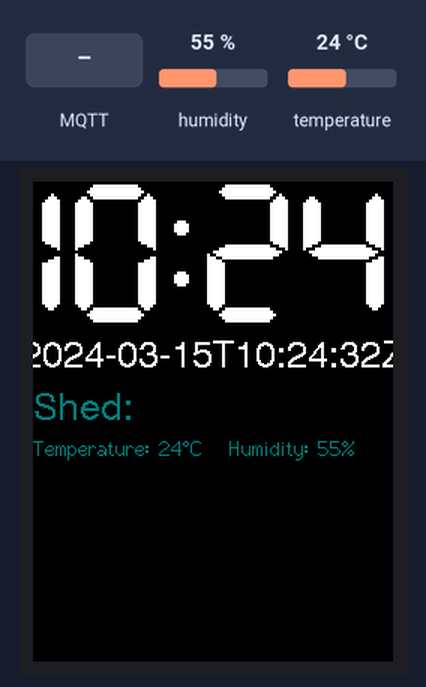
A program run on a simulated ESP32. Shown: 240×320 colour display. The test bench sets the inputs (shaded band); at power-on: humidity 55 %, temperature 24 °C. WiFi joins after 1.5 s; servers stay silent unless stated; network time is answered at once with the bench clock; the local clock reads 2024-03-15 10:24:30 at power-on unless the program sets it; no MQTT or app messages arrive unless stated; what the program prints to the serial monitor is not drawn.

Above: at 3.4 s.
3.5 s: MQTT message "OutdoorSensor" arrives on the first subscribed topic
At 5.3 s:
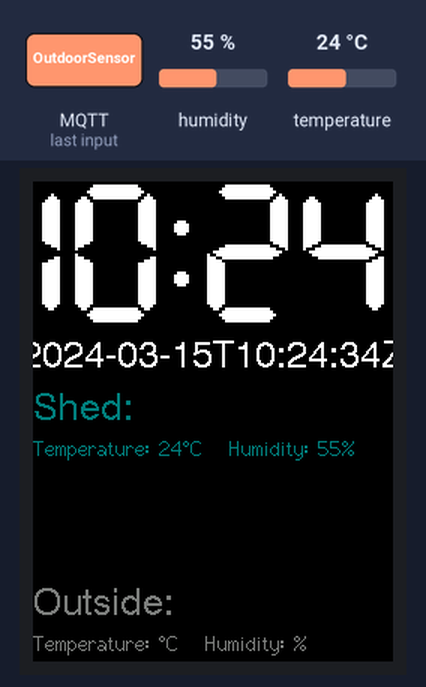
9.6 s: MQTT message "InsideSensor" arrives on the first subscribed topic
At 10.5 s:
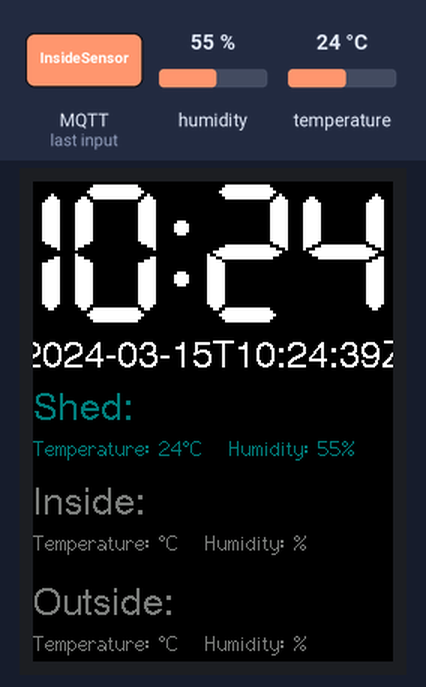
15.4 s: humidity set to 22 %
At 17.9 s:
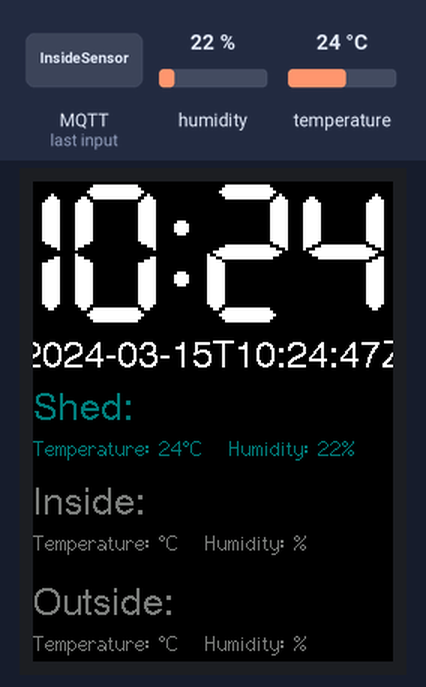
19.6 s: temperature set to 12 °C
At 21.8 s:
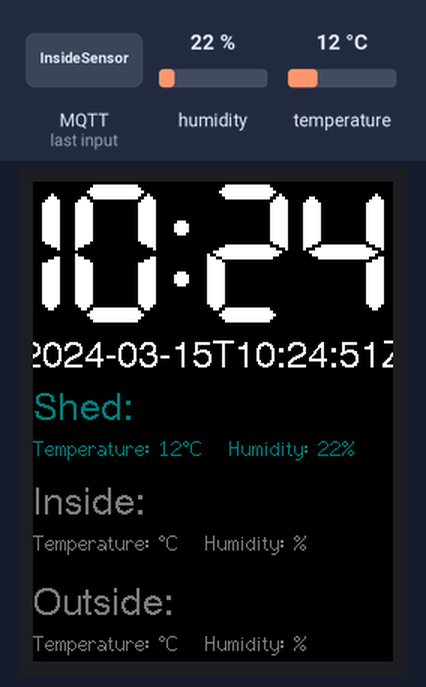
23.8 s: humidity set to 40 %
At 26.3 s:
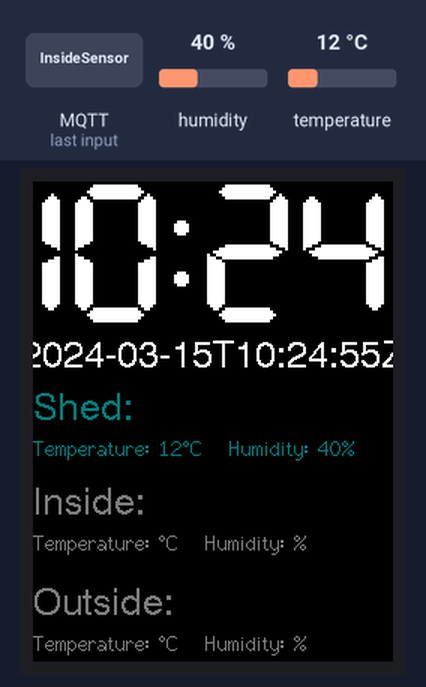
28.0 s: temperature set to 19 °C
At 30.5 s:
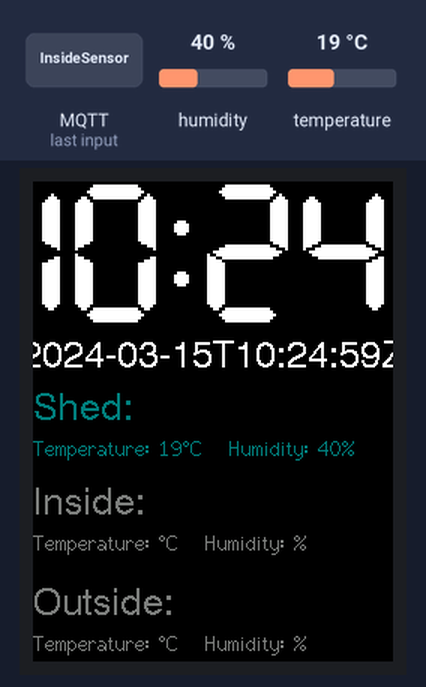
Timing chart, 0 to 32.0 s (numbered marks = the images above; inputs shaded):
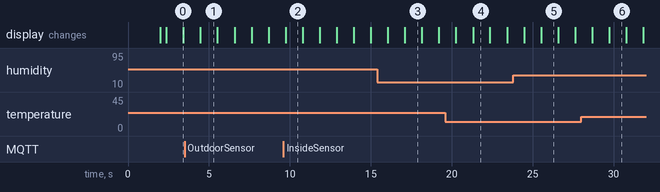

The program:

main.cpp
```cpp
#include <TFT_eSPI.h>
#include <SPI.h>
#include <WiFi.h>
#include <NTPClient.h>
#include <WiFiUdp.h>
#include <PubSubClient.h>
#include <Adafruit_Sensor.h>
#include <DHT.h>
#include <DHT_U.h>

// DHT Sensor Setup
#define DHTPIN 25
#define DHTTYPE DHT22
DHT dht(DHTPIN, DHTTYPE);

// NTP Variables
WiFiUDP ntpUDP;
// DST
//NTPClient timeClient(ntpUDP, "au.pool.ntp.org", 37800, 60000);
// Non-DST
NTPClient timeClient(ntpUDP, "au.pool.ntp.org", 34200, 60000);

// Screen and Fonts Variables
#include "Free_Fonts.h" // Include the header file attached to this sketch
TFT_eSPI tft = TFT_eSPI();

// Screen Refresh Boolean
bool screenRefresh = false;

// MQTT Variables
const char* mqtt_server = "xxx.xxx.xxx.xxx";
WiFiClient espClient;
PubSubClient client(espClient);
unsigned long lastMsg = 0;
#define MSG_BUFFER_SIZE	(50)
char msg[MSG_BUFFER_SIZE];

// MQTT Callback to update sensor information on screen.
void callback(char* topic, byte* payload, unsigned int length) {
  payload[length] = 0;
  String recvPayload = String(( char *) payload);
  // Serial.println(recvPayload);

  // Split recieved data into array of size 3
  String incomingData[3];
  int stringCount = 0;
  while (recvPayload.length() > 0){
    int index = recvPayload.indexOf(' ');
    if (index == -1) // No space found
    {
      incomingData[stringCount++] = recvPayload;
      break;
    }
    else
    {
      incomingData[stringCount++] = recvPayload.substring(0, index);
      recvPayload = recvPayload.substring(index+1);
    }
  }
  tft.setTextColor(TFT_DARKGREY, TFT_BLACK);
  // Display on Screen
  if (incomingData[0] == "OutdoorSensor"){
    tft.drawString("Outside:", 0, 270, 4);
    String tempHumid = "Temperature: " + incomingData[1] + "`C" + "   Humidity: " + incomingData[2] + "%";
    tft.drawString(tempHumid, 0, 300, 2);
    // Serial.println("Outside Data Recv.");
  }
  else if (incomingData[0] == "InsideSensor"){
    tft.drawString("Inside:", 0, 203, 4);
    String tempHumid = "Temperature: " + incomingData[1] + "`C" + "   Humidity: " + incomingData[2] + "%";
    tft.drawString(tempHumid, 0, 233, 2);
    // Serial.println("Inside Data Recv.");
  }
}

// MQTT Reconnect
void reconnect() {
  // Loop until we're reconnected
  while (!client.connected()) {
    Serial.print("Attempting MQTT connection...");
    // Create a random client ID
    String clientId = "ShedClock";
    // Attempt to connect
    if (client.connect(clientId.c_str())) {
      Serial.println("connected");
      client.subscribe("weatherData");
    } else {
      Serial.print("failed, rc=");
      Serial.print(client.state());
      Serial.println(" try again in 5 seconds");
      // Wait 5 seconds before retrying
      delay(5000);
    }
  }
}

// Network Setup
void initWiFi() {
  const char* ssid = "ssidGoesHere";
  const char* password = "WiFiPassWord";
  WiFi.config(INADDR_NONE, INADDR_NONE, INADDR_NONE, INADDR_NONE);
  String hostname = "ShedClock";
  WiFi.mode(WIFI_STA);
  WiFi.setHostname(hostname.c_str());
  WiFi.begin(ssid, password);
  Serial.print("Connecting to WiFi ..");
  while (WiFi.status() != WL_CONNECTED) {
    Serial.print('.');
    delay(1000);
  }
  Serial.println(WiFi.localIP());

  timeClient.begin();
}

// Function to get the text centred on the screen based on the length of the text in pixels.
int centerText(String textToCenter, int fontNumber){
  int textWidth = tft.textWidth(textToCenter, fontNumber);
  int textPosition = 120 - round(textWidth / 2);

  return textPosition;
}


// CODE START //
String timeString = "";
String currentMinutesStr = "";

void setup() {
  Serial.begin(115200);
  initWiFi();
  tft.begin();
  tft.setRotation(2);
  tft.fillScreen(TFT_BLACK);
  client.setServer(mqtt_server, 1883);
  client.setCallback(callback);
  dht.begin();
}

void loop() {
  // Check if MQTT Is connected
  if (!client.connected()) {
    reconnect();
  }
  client.loop();

  // Update time
  timeClient.update();

  // Get current hours and Minutes.
  int currentHours = timeClient.getHours();
  int currentMinutes = timeClient.getMinutes();

  int timePadding = -40;

  // Convert to 12 hour time
  if (currentHours > 12){
    currentHours = currentHours - 12;
  }

  // Add on 0 for less than 10 past the hour
  if (currentMinutes < 10){
    currentMinutesStr = "0";
    currentMinutesStr += currentMinutes;
  }
  else{
    currentMinutesStr = currentMinutes;
  }

  // Refresh the screen to fix the extra numbers when past 12 o'clock

  if (currentHours == 1 && screenRefresh == false){
    tft.fillScreen(TFT_BLACK);
    screenRefresh = true;
  }
  else if (currentHours == 2 && screenRefresh == true){
    screenRefresh = false;
  }


  // Build up time string.
  timeString = "";
  timeString += currentHours;
  timeString += ":";
  timeString += currentMinutesStr;

  // Double text size and display time on screen
  tft.setTextSize(2);
  // Get the padding correct to display time centred on the screen
  if (currentHours < 10){
    timePadding = centerText(timeString, 7);
  }
  else {
    timePadding = -40;
  }
  tft.setTextColor(TFT_WHITE, TFT_BLACK);
  tft.drawString(timeString, timePadding, 0, 7);

  // Restore text time and put date on screen.
  tft.setTextSize(1);
  String date = timeClient.getFormattedDate();
  tft.drawString(date, centerText(date, 4), 105, 4);

  // Display Temps and humidities.
  tft.setTextColor(TFT_DARKCYAN, TFT_BLACK);
  tft.drawString("Shed:", 0, 140, 4);
  String tempHumid = "Temperature: ";
  int shedTemp = round(dht.readTemperature());
  int shedHumid = round(dht.readHumidity());
  tempHumid += shedTemp;
  tempHumid += "\`C";
  tempHumid += "   Humidity: ";
  tempHumid += shedHumid;
  tempHumid += "%";
  tft.drawString(tempHumid, 0, 170, 2);

  delay(1000);
}
```

Free_Fonts.h
```cpp
// Attach this header file to your sketch to use the GFX Free Fonts. You can write
// sketches without it, but it makes referencing them easier.

// This calls up ALL the fonts but they only get loaded if you actually
// use them in your sketch.
//
// No changes are needed to this header file unless new fonts are added to the
// library "Fonts/GFXFF" folder.
//
// To save a lot of typing long names, each font can easily be referenced in the
// sketch in three ways, either with:
//
//    1. Font file name with the & in front such as &FreeSansBoldOblique24pt7b
//       an example being:
//
//       tft.setFreeFont(&FreeSansBoldOblique24pt7b);
//
//    2. FF# where # is a number determined by looking at the list below
//       an example being:
//
//       tft.setFreeFont(FF32);
//
//    3. An abbreviation of the file name. Look at the list below to see
//       the abbreviations used, for example:
//
//       tft.setFreeFont(FSSBO24)
//
//       Where the letters mean:
//       F = Free font
//       M = Mono
//      SS = Sans Serif (double S to distinguish is form serif fonts)
//       S = Serif
//       B = Bold
//       O = Oblique (letter O not zero)
//       I = Italic
//       # =  point size, either 9, 12, 18 or 24
//
//  Setting the font to NULL will select the GLCD font:
//
//      tft.setFreeFont(NULL); // Set font to GLCD

#ifdef LOAD_GFXFF // Only include the fonts if LOAD_GFXFF is defined in User_Setup.h

// Use these when printing or drawing text in GLCD and high rendering speed fonts
#define GFXFF 1
#define GLCD  0
#define FONT2 2
#define FONT4 4
#define FONT6 6
#define FONT7 7
#define FONT8 8

// Use the following when calling setFont()
//
// Reserved for GLCD font  // FF0
//

#define TT1 &TomThumb

#define FM9 &FreeMono9pt7b
#define FM12 &FreeMono12pt7b
#define FM18 &FreeMono18pt7b
#define FM24 &FreeMono24pt7b

#define FMB9 &FreeMonoBold9pt7b
#define FMB12 &FreeMonoBold12pt7b
#define FMB18 &FreeMonoBold18pt7b
#define FMB24 &FreeMonoBold24pt7b

#define FMO9 &FreeMonoOblique9pt7b
#define FMO12 &FreeMonoOblique12pt7b
#define FMO18 &FreeMonoOblique18pt7b
#define FMO24 &FreeMonoOblique24pt7b

#define FMBO9 &FreeMonoBoldOblique9pt7b
#define FMBO12 &FreeMonoBoldOblique12pt7b
#define FMBO18 &FreeMonoBoldOblique18pt7b
#define FMBO24 &FreeMonoBoldOblique24pt7b

#define FSS9 &FreeSans9pt7b
#define FSS12 &FreeSans12pt7b
#define FSS18 &FreeSans18pt7b
#define FSS24 &FreeSans24pt7b

#define FSSB9 &FreeSansBold9pt7b
#define FSSB12 &FreeSansBold12pt7b
#define FSSB18 &FreeSansBold18pt7b
#define FSSB24 &FreeSansBold24pt7b

#define FSSO9 &FreeSansOblique9pt7b
#define FSSO12 &FreeSansOblique12pt7b
#define FSSO18 &FreeSansOblique18pt7b
#define FSSO24 &FreeSansOblique24pt7b

#define FSSBO9 &FreeSansBoldOblique9pt7b
#define FSSBO12 &FreeSansBoldOblique12pt7b
#define FSSBO18 &FreeSansBoldOblique18pt7b
#define FSSBO24 &FreeSansBoldOblique24pt7b

#define FS9 &FreeSerif9pt7b
#define FS12 &FreeSerif12pt7b
#define FS18 &FreeSerif18pt7b
#define FS24 &FreeSerif24pt7b

#define FSI9 &FreeSerifItalic9pt7b
#define FSI12 &FreeSerifItalic12pt7b
#define FSI19 &FreeSerifItalic18pt7b
#define FSI24 &FreeSerifItalic24pt7b

#define FSB9 &FreeSerifBold9pt7b
#define FSB12 &FreeSerifBold12pt7b
#define FSB18 &FreeSerifBold18pt7b
#define FSB24 &FreeSerifBold24pt7b

#define FSBI9 &FreeSerifBoldItalic9pt7b
#define FSBI12 &FreeSerifBoldItalic12pt7b
#define FSBI18 &FreeSerifBoldItalic18pt7b
#define FSBI24 &FreeSerifBoldItalic24pt7b

#define FF0 NULL //ff0 reserved for GLCD
#define FF1 &FreeMono9pt7b
#define FF2 &FreeMono12pt7b
#define FF3 &FreeMono18pt7b
#define FF4 &FreeMono24pt7b

#define FF5 &FreeMonoBold9pt7b
#define FF6 &FreeMonoBold12pt7b
#define FF7 &FreeMonoBold18pt7b
#define FF8 &FreeMonoBold24pt7b

#define FF9 &FreeMonoOblique9pt7b
#define FF10 &FreeMonoOblique12pt7b
#define FF11 &FreeMonoOblique18pt7b
#define FF12 &FreeMonoOblique24pt7b

#define FF13 &FreeMonoBoldOblique9pt7b
#define FF14 &FreeMonoBoldOblique12pt7b
#define FF15 &FreeMonoBoldOblique18pt7b
#define FF16 &FreeMonoBoldOblique24pt7b

#define FF17 &FreeSans9pt7b
#define FF18 &FreeSans12pt7b
#define FF19 &FreeSans18pt7b
#define FF20 &FreeSans24pt7b

#define FF21 &FreeSansBold9pt7b
#define FF22 &FreeSansBold12pt7b
#define FF23 &FreeSansBold18pt7b
#define FF24 &FreeSansBold24pt7b

#define FF25 &FreeSansOblique9pt7b
#define FF26 &FreeSansOblique12pt7b
#define FF27 &FreeSansOblique18pt7b
#define FF28 &FreeSansOblique24pt7b

#define FF29 &FreeSansBoldOblique9pt7b
#define FF30 &FreeSansBoldOblique12pt7b
#define FF31 &FreeSansBoldOblique18pt7b
#define FF32 &FreeSansBoldOblique24pt7b

#define FF33 &FreeSerif9pt7b
#define FF34 &FreeSerif12pt7b
#define FF35 &FreeSerif18pt7b
#define FF36 &FreeSerif24pt7b

#define FF37 &FreeSerifItalic9pt7b
#define FF38 &FreeSerifItalic12pt7b
#define FF39 &FreeSerifItalic18pt7b
#define FF40 &FreeSerifItalic24pt7b

#define FF41 &FreeSerifBold9pt7b
#define FF42 &FreeSerifBold12pt7b
#define FF43 &FreeSerifBold18pt7b
#define FF44 &FreeSerifBold24pt7b

#define FF45 &FreeSerifBoldItalic9pt7b
#define FF46 &FreeSerifBoldItalic12pt7b
#define FF47 &FreeSerifBoldItalic18pt7b
#define FF48 &FreeSerifBoldItalic24pt7b

// >>>>>>>>>>>>>>>>>>>>>>>>>>>>>>>>>>>>>>>>>>>>>>>>>>>>>>>>>>>>>>>>>>>>>>>>>>>>>>>>>
// Now we define "s"tring versions for easy printing of the font name so:
//   tft.println(sFF5);
// will print
//   Mono bold 9
// >>>>>>>>>>>>>>>>>>>>>>>>>>>>>>>>>>>>>>>>>>>>>>>>>>>>>>>>>>>>>>>>>>>>>>>>>>>>>>>>>

#define sFF0 "GLCD"
#define sTT1 "Tom Thumb"
#define sFF1 "Mono 9"
#define sFF2 "Mono 12"
#define sFF3 "Mono 18"
#define sFF4 "Mono 24"

#define sFF5 "Mono bold 9"
#define sFF6 "Mono bold 12"
#define sFF7 "Mono bold 18"
#define sFF8 "Mono bold 24"

#define sFF9 "Mono oblique 9"
#define sFF10 "Mono oblique 12"
#define sFF11 "Mono oblique 18"
#define sFF12 "Mono oblique 24"

#define sFF13 "Mono bold oblique 9"
#define sFF14 "Mono bold oblique 12"
#define sFF15 "Mono bold oblique 18"
#define sFF16 "Mono bold obl. 24" // Full text line is too big for 480 pixel wide screen

#define sFF17 "Sans 9"
#define sFF18 "Sans 12"
#define sFF19 "Sans 18"
#define sFF20 "Sans 24"

#define sFF21 "Sans bold 9"
#define sFF22 "Sans bold 12"
#define sFF23 "Sans bold 18"
#define sFF24 "Sans bold 24"

#define sFF25 "Sans oblique 9"
#define sFF26 "Sans oblique 12"
#define sFF27 "Sans oblique 18"
#define sFF28 "Sans oblique 24"

#define sFF29 "Sans bold oblique 9"
#define sFF30 "Sans bold oblique 12"
#define sFF31 "Sans bold oblique 18"
#define sFF32 "Sans bold oblique 24"

#define sFF33 "Serif 9"
#define sFF34 "Serif 12"
#define sFF35 "Serif 18"
#define sFF36 "Serif 24"

#define sFF37 "Serif italic 9"
#define sFF38 "Serif italic 12"
#define sFF39 "Serif italic 18"
#define sFF40 "Serif italic 24"

#define sFF41 "Serif bold 9"
#define sFF42 "Serif bold 12"
#define sFF43 "Serif bold 18"
#define sFF44 "Serif bold 24"

#define sFF45 "Serif bold italic 9"
#define sFF46 "Serif bold italic 12"
#define sFF47 "Serif bold italic 18"
#define sFF48 "Serif bold italic 24"

#else // LOAD_GFXFF not defined so setup defaults to prevent error messages

// >>>>>>>>>>>>>>>>>>>>>>>>>>>>>>>>>>>>>>>>>>>>>>>>>>>>>>>>>>>>>>>>>>>>>>>>>>>>>>>>>
// Free fonts are not loaded in User_Setup.h so we must define all as font 1
// to prevent compile error messages
// >>>>>>>>>>>>>>>>>>>>>>>>>>>>>>>>>>>>>>>>>>>>>>>>>>>>>>>>>>>>>>>>>>>>>>>>>>>>>>>>>

#define GFXFF 1
#define GLCD  1
#define FONT2 2
#define FONT4 4
#define FONT6 6
#define FONT7 7
#define FONT8 8

#define TT1 1

#define FF0 1
#define FF1 1
#define FF2 1
#define FF3 1
#define FF4 1
#define FF5 1
#define FF6 1
#define FF7 1
#define FF8 1
#define FF9 1
#define FF10 1
#define FF11 1
#define FF12 1
#define FF13 1
#define FF14 1
#define FF15 1
#define FF16 1
#define FF17 1
#define FF18 1
#define FF19 1
#define FF20 1
#define FF21 1
#define FF22 1
#define FF23 1
#define FF24 1
#define FF25 1
#define FF26 1
#define FF27 1
#define FF28 1
#define FF29 1
#define FF30 1
#define FF31 1
#define FF32 1
#define FF33 1
#define FF34 1
#define FF35 1
#define FF36 1
#define FF37 1
#define FF38 1
#define FF39 1
#define FF40 1
#define FF41 1
#define FF42 1
#define FF43 1
#define FF44 1
#define FF45 1
#define FF46 1
#define FF47 1
#define FF48 1

#define FM9  1
#define FM12 1
#define FM18 1
#define FM24 1

#define FMB9  1
#define FMB12 1
#define FMB18 1
#define FMB24 1

#define FMO9  1
#define FMO12 1
#define FMO18 1
#define FMO24 1

#define FMBO9  1
#define FMBO12 1
#define FMBO18 1
#define FMBO24 1

#define FSS9  1
#define FSS12 1
#define FSS18 1
#define FSS24 1

#define FSSB9  1
#define FSSB12 1
#define FSSB18 1
#define FSSB24 1

#define FSSO9  1
#define FSSO12 1
#define FSSO18 1
#define FSSO24 1

#define FSSBO9  1
#define FSSBO12 1
#define FSSBO18 1
#define FSSBO24 1

#define FS9  1
#define FS12 1
#define FS18 1
#define FS24 1

#define FSI9  1
#define FSI12 1
#define FSI19 1
#define FSI24 1

#define FSB9  1
#define FSB12 1
#define FSB18 1
#define FSB24 1

#define FSBI9  1
#define FSBI12 1
#define FSBI18 1
#define FSBI24 1

#endif // LOAD_GFXFF
```

Measured:
- after the input at 3.5 s, the display: changes after 0.98 s (image 1)
- after the input at 9.6 s, the display: changes after 0.14 s (image 2)
- what the display in image 1 shows lasts 1.0 s, from 4.5 s to 5.5 s
- what the display in image 2 shows lasts 1.1 s, from 9.7 s to 10.8 s
